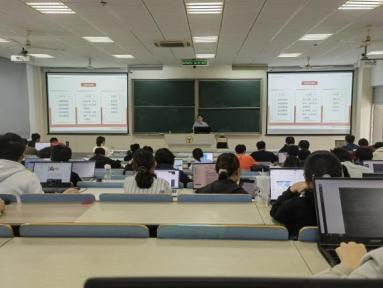
#> input picture imageSource/1.jpg, 383 x 288 px
$ python '08Canny边缘检测.py'
#> lines starting #> are read from the running program, lines starting #| are printed output that depends on the picture
'''
1) 使用高斯滤波器，平滑图像，去除噪声
2）计算图像中像素点的梯度强度和方向
3）应用非极大值（NMS）抑制，以消除把边缘检测带来的杂散效应
4）应用双阈值（DT）检测来确定真实的和潜在的边缘
5）通过抑制孤立的弱边缘最终完成边缘检测
'''
import cv2
import numpy as np

def cv_show(image, path):
	cv2.imshow(image, path)
	cv2.waitKey(0)
	cv2.destroyAllWindows()


# [6 lines of commented-out code are left out]

img = cv2.imread("imageSource/1.jpg", cv2.IMREAD_GRAYSCALE)
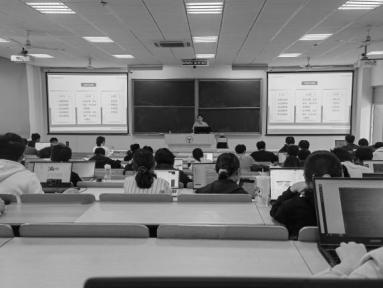
#> img: shape (288, 383); min 0, max 255, mean 123.6
v1 = cv2.Canny(img, 120, 200)
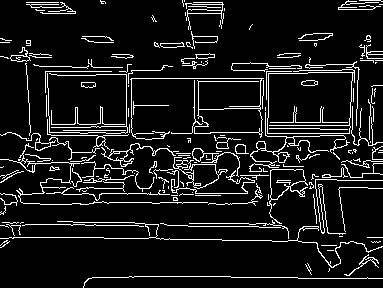
#> v1: shape (288, 383); 9.7% white in thin lines or dots
v2 = cv2.Canny(img, 50, 100)
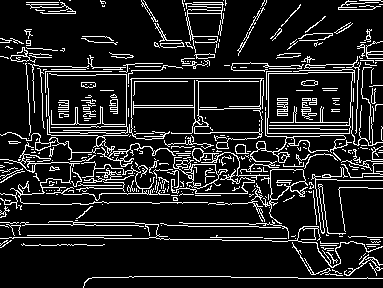
#> v2: shape (288, 383); 13.2% white in thin lines or dots
res = np.hstack((img, v1, v2))
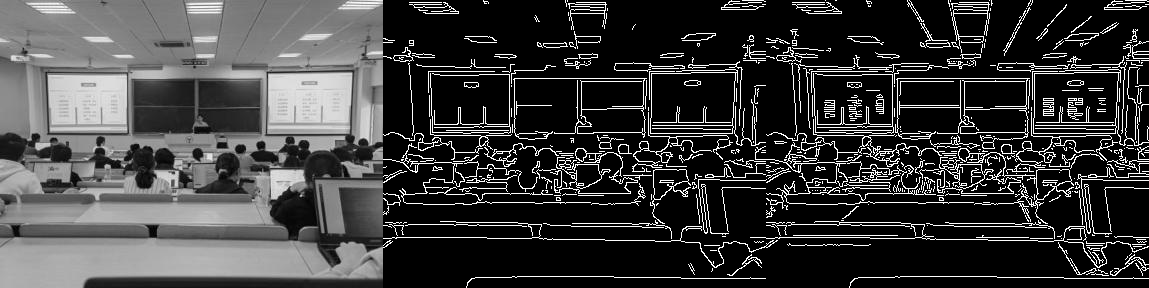
#> res: shape (288, 1149); min 0, max 255, mean 60.7
cv_show("res", res)

$ run again, with imageSource/wys.jpg copied over imageSource/1.jpg
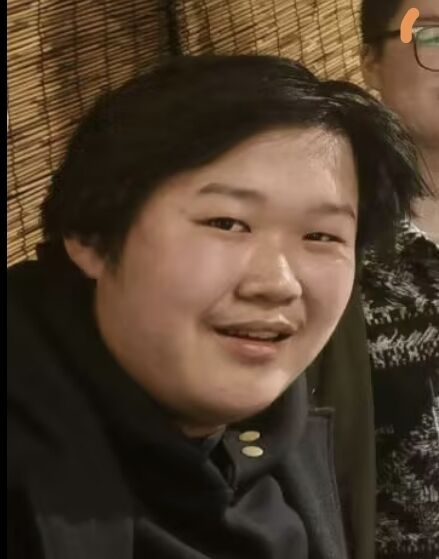
#> input picture imageSource/wys.jpg, 439 x 559 px
#> `v1 = cv2.Canny(img, 120, 200)`:
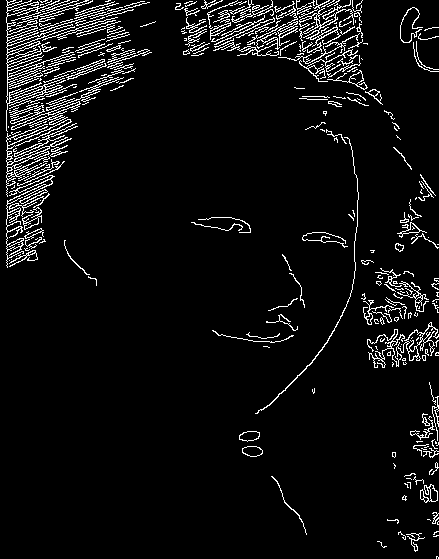
#> v1: shape (559, 439); 6% white in thin lines or dots
#> v2: shape (559, 439); 9.7% white in thin lines or dots
#> `res = np.hstack((img, v1, v2))`:
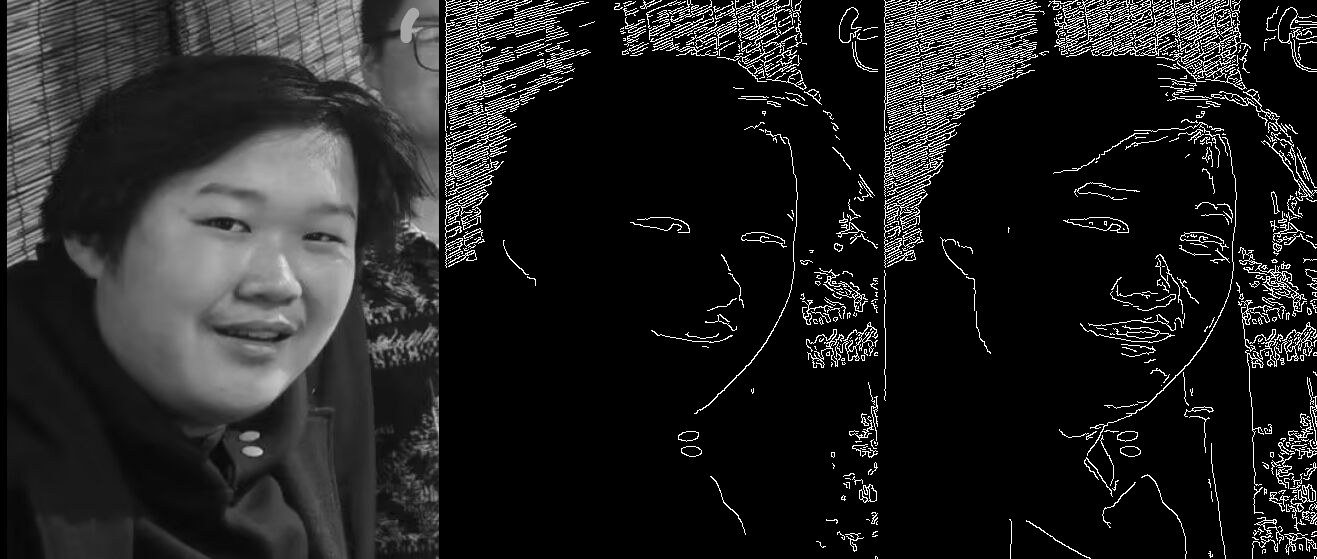
#> res: shape (559, 1317); min 0, max 255, mean 34.9
